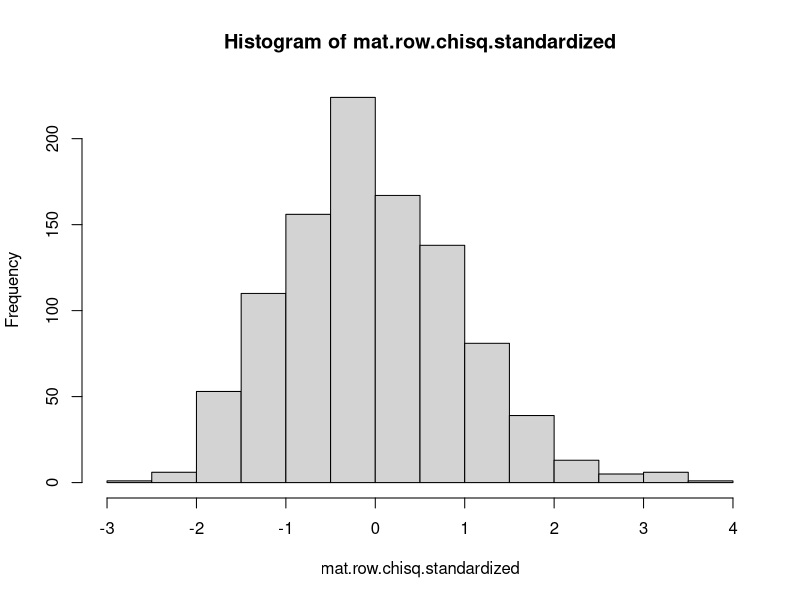
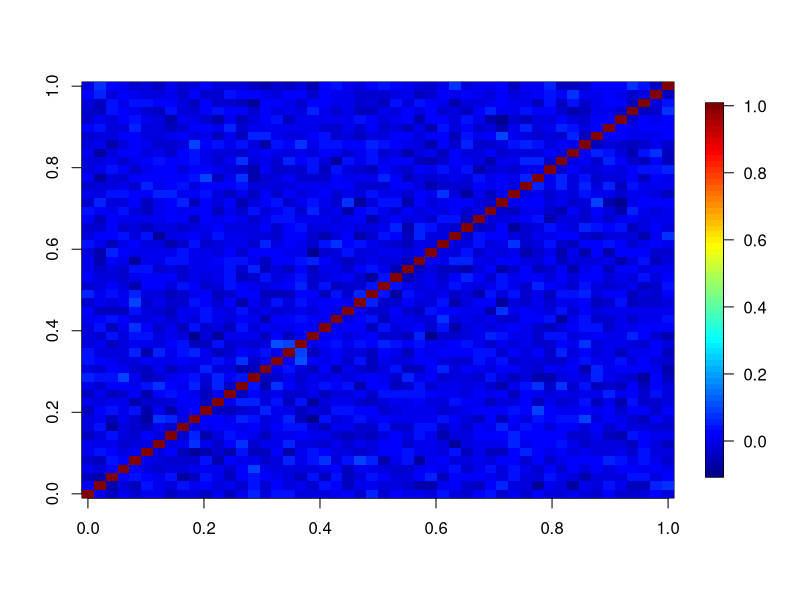
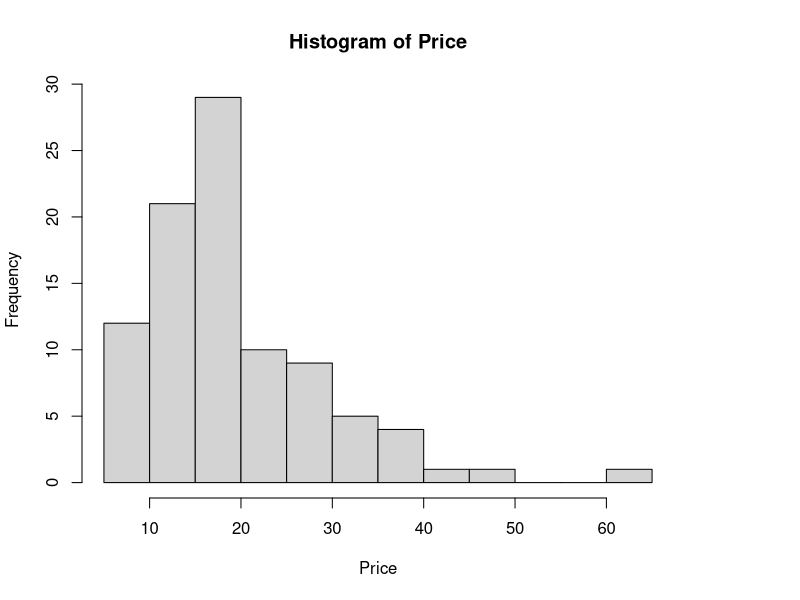
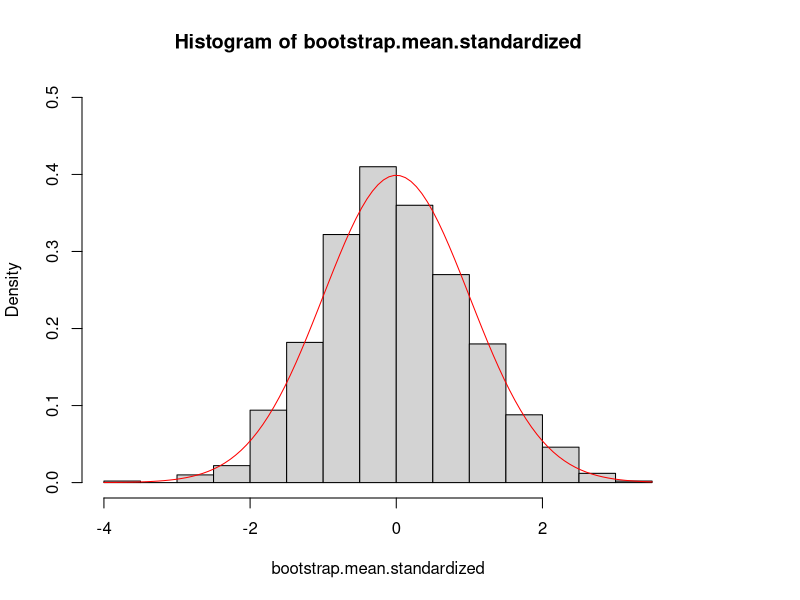

Source code (R) for these figures, in order:
## ---- chunk 1
knitr::opts_chunk$set(echo = TRUE)
## ---- chunk 2
#1.
#a.
r1 <- rnorm(50000)
mat <- matrix(r1, nrow = 1000, ncol = 50)

#b.
#The expected mean of these values should be 0
mean(mat[,7])
mean(mat[,37])

#c.
mat.col.means <- colMeans(mat)
mat.col.means

#The mean of the columns is equal to the mean of the matrix.
mean(mat.col.means)
mean(mat)

#d.
#The distribution of this vector should be a chi square distribution with 50 degrees of freedom.
mat.row.chisq <- Matrix::rowSums(mat ** 2)


#e.
#This distribution is approximately normal.  To normalize the data we use 50 because that is the mean and degrees of freedom and sqrt(100) because that is the standard deviation
mat.row.chisq.standardized <- (mat.row.chisq-50)/sqrt(100)
hist(mat.row.chisq.standardized)

#f.
mat.cor <- cor(mat)

#50 rows and 50 columns
dim(mat.cor)

#Max correlation other than 1
max(mat.cor[mat.cor < 1])

#Returns the row and column for the max correlation
which(mat.cor == max(mat.cor[mat.cor < 1]), arr.ind = TRUE)



#Since the highest correlation other than 1 was very low(<.2), this picture matches what I would expect.  
library(fields)
image.plot(mat.cor)


#2.
library(MASS)
data(Cars93)


#a.
attach(Cars93)
#(16.87504, 22.14431)
t.test(Price, conf.level = .99)

#b.
us <- subset(Cars93, Origin == 'USA', select = c('Price'))
non.us <- subset(Cars93, Origin == 'non-USA', select = c('Price'))

#p-value > .05, so we fail to reject the null hypothesis that the true mean is 0.
t.test(us, non.us, alternative = 'two.sided')

#c.
#p-value > .05, so we fail to reject the null hypothesis.
t.test(us, non.us, alternative = 'less')


#d.
us.air <- subset(Cars93, Origin == 'USA', select = c('AirBags'))
non.us.air <- subset(Cars93, Origin == 'non-USA', select = c('AirBags'))

#So, the proportion of US cars without airbags is 16/48 or .3333.
ftable(us.air)

#So, the proportion of non-US cars without airbags is 18/45 or .4
ftable(non.us.air)

#p-value > .05, so we fail to reject the null hypothesis that the proportions are equivalent.
prop.test(c(16,18), c(48,45))

#e.
#The histogram does not appear normally distributed.
hist(Price)

#P-value = 4.235e-07 < .05  Thus, the data is not normally distributed and the results from a-d are not appropriate because the tests in these problems assume normality.
shapiro.test(Price)

#f.
#This loop takes a bootstrap sample of the price and resamples the data. The loop then takes the mean of this sample and repeats this 1000 times/
bootstrap.mean = NULL
for(i in 1:1000){
  bootstrap.sample = sample(Cars93$Price, length(Cars93$Price), replace=TRUE)
  bootstrap.mean = c(bootstrap.mean, mean(bootstrap.sample))
}

#This normalizes the bootstrap.mean data and returns a histogram showing an approximately normal distribution for bootstrap.mean.standardized.
bootstrap.mean.standardized = (bootstrap.mean-mean(bootstrap.mean))/sd(bootstrap.mean)
hist(bootstrap.mean.standardized, probability=TRUE, ylim=c(0,0.5));curve(dnorm(x), add=TRUE, col="red")
